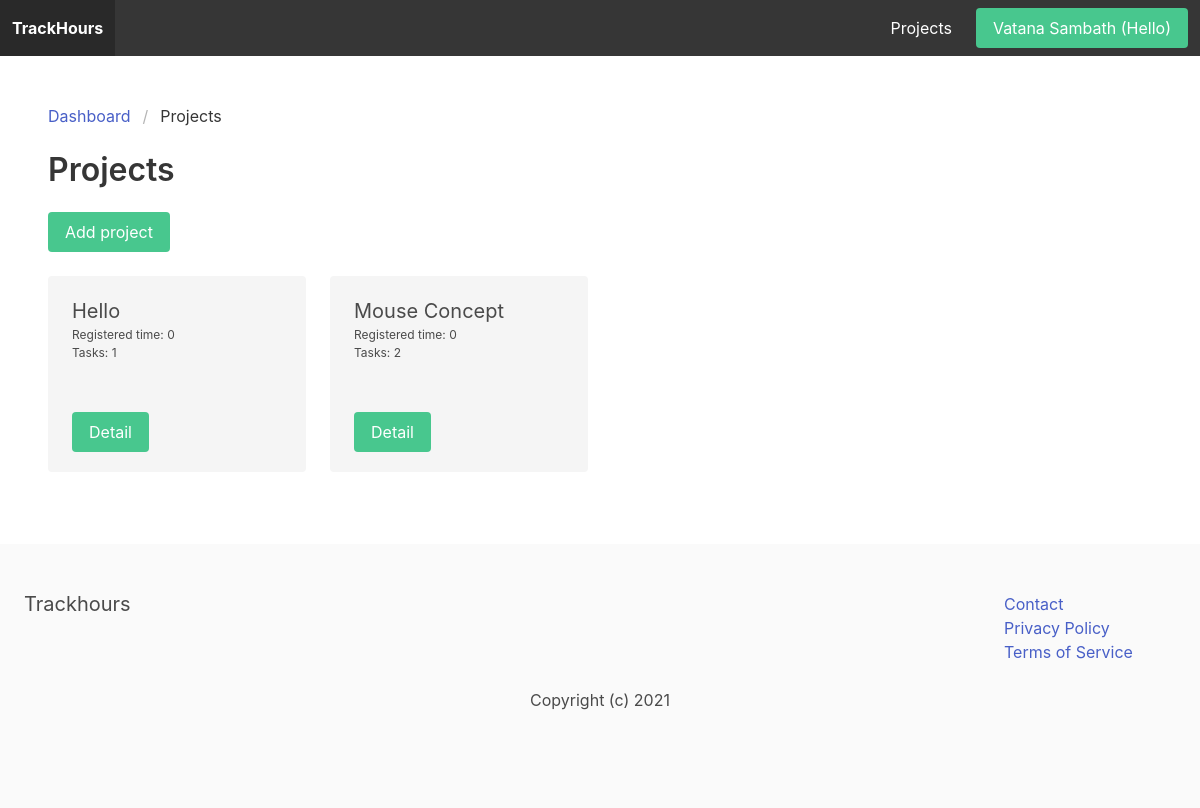
Screenshot of /projects/ (signed in) with the database file from the repository.
### teams/models.py (models this page shows, shortened)
class Team(models.Model):
    ACTIVE = 'active'
    DELETED = 'deleted'
    CHOICES_STATUS = (
        (ACTIVE, 'Active'),
        (DELETED, 'Deleted')
    )
    title = models.CharField(max_length=255)
    members = models.ManyToManyField(User, related_name='teams')
    created_by = models.ForeignKey(User, related_name='created_teams', on_delete=models.CASCADE)
    created_at = models.DateTimeField(auto_now_add=True)
    status = models.CharField(max_length=10, choices=CHOICES_STATUS, default=ACTIVE)
    class Meta:
        ordering = ['title']

### project/models.py (models this page shows, shortened)
class Project(models.Model):
    team = models.ForeignKey(Team, related_name='projects', on_delete=models.CASCADE)
    title = models.CharField(max_length=255)
    created_by = models.ForeignKey(User, related_name='projects', on_delete=models.CASCADE)
    created_at = models.DateTimeField(auto_now_add=True)
    class Meta:
        ordering = ['title']
    def registered_time(self):
        return sum(entry.minutes for entry in self.entries.all())
    def num_tasks_todo(self):
        return self.tasks.filter(status=Task.TODO).count()

### project/views.py (the view)
# urls.py: path('projects/', include('project.urls')),
@login_required
def projects(request):
    team = get_object_or_404(Team, pk=request.user.userprofile.active_team_id, status=Team.ACTIVE)
    projects = team.projects.all()
    if request.method == 'POST':
        title = request.POST.get('title')
        if title:
            project = Project.objects.create(team=team, title=title, created_by=request.user)
            messages.info(request, 'The project was added!')
            return redirect('project:projects')
    return render(request, 'project/projects.html', {'team': team, 'projects': projects})

### teams/context_processors.py (called while the page is built)
def active_team(request):
    if request.user.is_authenticated:
        if request.user.userprofile.active_team_id:
            team = Team.objects.get(pk=request.user.userprofile.active_team_id)
            return {'active_team': team}
    return {'active_team': None}

### project/templates/project/projects.html (shortened to what this page needs)
{% extends 'trackhours/index.html' %}
{% block content %}
    <div id="projects-app">
        <nav class="breadcrumb" aria-label="breadcrumbs">
            <ul>
                <li><a href="#">Dashboard</a></li>
                <li class="is-active"><a href="#" aria-current="page">Projects</a></li>
            </ul>
        </nav>
        <div class="columns" id="projects-app">
            <div class="column is-4">
                <h1 class="title">Projects</h1>
                <a @click="showAddProjectModal = !showAddProjectModal" class="button is-success">Add project</a>
            </div>
        </div>
        <div class="columns is-multiline">
            {% for project in projects %}
                <div class="column is-3">
                    <div class="notification">
                        <h2 class="is-size-5">{{ project.title }}</h2>
                        <p class="is-size-7">Registered time: {{ project.registered_time }}</p>
                        <p class="is-size-7">Tasks: {{ project.num_tasks_todo }}</p>
                        <hr>
                        <a href="{% url 'project:project' project.id %}" class="button is-success">Detail</a>
                    </div>
                </div>
            {% empty %}
                <div class="column is-3">
                    <div class="notification">
                        No project yet...
                    </div>
                </div>
            {% endfor %}
        </div>
    </div>
{% endblock %}

### trackhours/templates/trackhours/index.html (shortened to what this page needs)
<!Doctype HTML>
<html>
    <head>
        <link rel="stylesheet"  type="text/css" href="https://cdn.jsdelivr.net/npm/bulma@0.9.1/css/bulma.min.css"</link>
    </head>
    <body>
        <nav class="navbar{% if request.user.is_authenticated %} is-dark {% else %} is-light {% endif %}">
            <div class="navbar-brand">
                <a href="/" class="navbar-item"><strong>TrackHours</strong></a>
            </div>
            <div class="navbar-menu">
                <div class="navbar-end">
                    {% if not request.user.is_authenticated %}
                        <a href="{% url 'plans' %}" class="navbar-item">Plans</a>
                    {% else %}
                        <a href="{% url 'project:projects' %}" class="navbar-item">Projects</a>
                    {% endif %}
                    <div class="navbar-item">
                        <div class="buttons">
                            {% if request.user.is_authenticated %}
                                <a href="{% url 'myaccount' %}" class="button is-success">{% firstof request.user.get_full_name request.user.username %}{% if active_team %} ({{ active_team.title }}){% endif %}</a>
                            {% else %}
                                <a href="{% url 'signup' %}" class="button is-success"><strong>Sign Up</strong>
                                <a href="{% url 'login' %}" class="button">Log In</a>
                            {% endif %}
                        </div>
                    </div>
                </div>
            </div>
        </nav>
        <section class="section">
            {% block content %}
            {% endblock %}
        </section>
       <footer class="footer">
            <div class="columns is-multiline">
                <div class="column is-4">
                    <h2 class="subtitle">Trackhours</h2>
                </div>
                <div class="column is-offset-6 is-2">
                    <ul>
                        <li><a href="#">Contact</a></li>
                        <li><a href="{% url 'privacy' %}">Privacy Policy</a></li>
                        <li><a href="{% url 'terms' %}">Terms of Service</a></li>
                    </ul>
                </div>
                <div  class="column is-12 has-text-centered">
                    <p>Copyright (c) 2021</p>
                </div>
            </div>
        </footer>
    </body>
</html>

### rows the page displays
Team: title "Hello"
Project: title "Hello", registered_time "0", num_tasks_todo "1"
Project: title "Mouse Concept", registered_time "0", num_tasks_todo "2"
